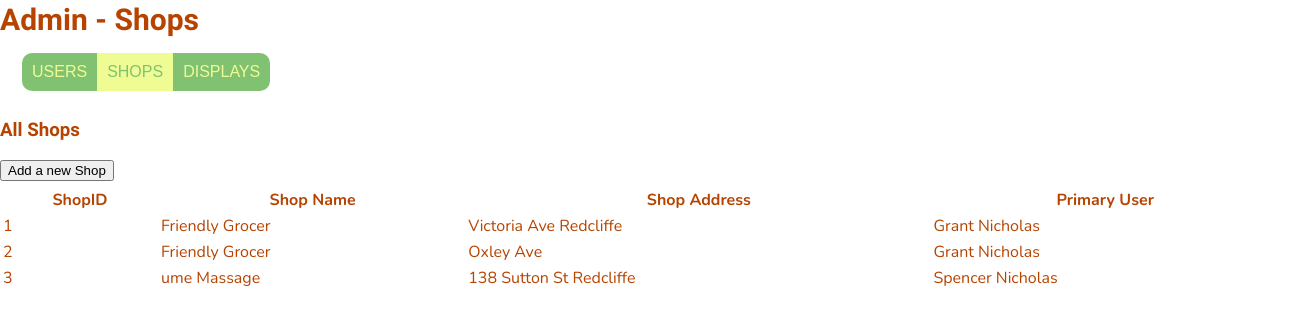
Before: /adminShops (signed in) with the older database file.
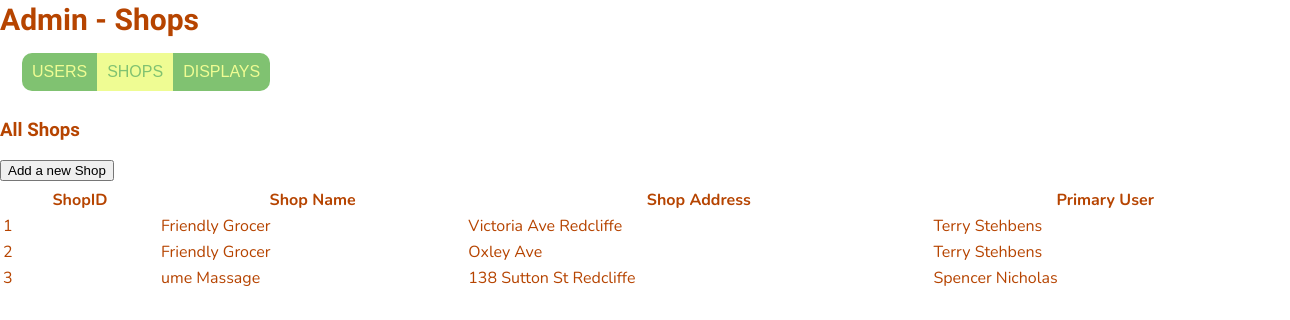
After: the same page with the newer database file.
### website/models.py (models this page shows)
class Shops(db.Model):
    shopID = db.Column(db.Integer, primary_key=True)
    shopName = db.Column(db.String(50), nullable=False)
    shopAddress = db.Column(db.String(120), nullable=False)
    primaryUserID = db.Column(db.Integer, db.ForeignKey('users.id', name='fk_shops_users'))
    displays = db.relationship('Displays', backref='shop')

class Users(db.Model, UserMixin):
    id = db.Column(db.Integer, primary_key=True)
    firstName = db.Column(db.String(50))
    lastName = db.Column(db.String(50))
    email = db.Column(db.String(120), unique=True, nullable=False)
    password = db.Column(db.String(150))
    phone = db.Column(db.String(20))
    userType = db.Column(db.Integer)
    shops = db.relationship('Shops', backref='user')
    items = db.relationship('Items', backref='user')

### website/views.py (the view)
@views.route('/adminShops', methods=['GET', 'POST'])
@login_required
def adminShops():
    user = current_user
    shops = Shops.query.all()  # retrieve all user data from the database
    users = Users.query.all()  # retrieve all user data from the database
    return render_template('adminShops.html', shops=shops, user=user, users=users)

### website/__init__.py (called while the page is built)
def create_app():
    app = Flask(__name__)
    app.config['SECRET_KEY'] = 'itAlwaysWorksInTheEnd'
    app.config['SQLALCHEMY_DATABASE_URI'] = f'sqlite:///{DB_NAME}'
    db.init_app(app)
    migrate.init_app(app, db)
    app.config['UPLOAD_FOLDER'] = UPLOAD_FOLDER
    from .views import views
    from .displays import displays
    from .auth import auth
    from .adsControl import adsControl
    app.register_blueprint(views, url_prefix='/')
    app.register_blueprint(displays, url_prefix='/')
    app.register_blueprint(auth, url_prefix='/')
    app.register_blueprint(adsControl, url_prefix='/')
    login_manager = LoginManager()
    login_manager.login_view = 'auth.login'
    login_manager.init_app(app)
    @login_manager.user_loader
    def load_user(id):
        from .models import Users
        return Users.query.get(int(id))
    return app

### website/templates/adminShops.html (shortened to what this page needs)
{% extends "base.html" %} {% block title %}Admin{% endblock %}
{% block content %}
    <div class="header" id="myHeader">
        <h2>Admin - Shops</h2>
    </div>
    <div>
        <form method="POST">
            <fieldset>
                <label for="users">Users</label>
                <label for="shops">Shops</label>
                <label for="displays">Displays</label>
            </fieldset>
        </form>
    </div>
    <div>
        <h3>All Shops</h3>
        {% block addNewContent %}
        <button type="button" onclick="window.location.href='/adminShopsAddNew';">Add a new Shop</button>
        <table>
            <thead>
                <tr>
                    <th>ShopID</th>
                    <th>Shop Name</th>
                    <th>Shop Address</th>
                    <th>Primary User</th>
                </tr>
            </thead>
            <tbody>
            {% for shop in shops %}
                <tr onclick="window.location.href='/adminShopEdit/{{ shop.shopID }}';" name="{{ shop.shopID }}">
                    <td>{{ shop.shopID }}</td>
                    <td>{{ shop.shopName }}</td>
                    <td>{{ shop.shopAddress }}</td>
                    <td>
                    {% for user in users %}
                        {% if user.id == shop.primaryUserID %}
                            {{ user.firstName }} {{ user.lastName }}
                        {% endif %}
                    {% endfor %}
                    </td>
                </tr>
            {% endfor %}
            </tbody>
        </table>
        {% endblock %}
    </div>
{% endblock %}

Changed rows visible on the page:
changed Shops "Victoria Ave Redcliffe": loses Users (firstName "Grant", lastName "Nicholas")
added Users: firstName "Terry", lastName "Stehbens"
changed Shops "Oxley Ave": loses Users (firstName "Grant", lastName "Nicholas")
